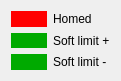
    <widget class="QWidget" name="layoutWidget_4">
     <property name="geometry">
      <rect>
       <x>40</x>
       <y>20</y>
       <width>121</width>
       <height>81</height>
      </rect>
     </property>
     <layout class="QGridLayout" name="gridLayout_12">
      <item row="0" column="1">
       <widget class="QLabel" name="label_adc1_home">
        <property name="styleSheet">
         <string>background-color: rgb(255, 0, 0);</string>
        </property>
        <property name="text">
         <string/>
        </property>
       </widget>
      </item>
      <item row="0" column="2">
       <widget class="QLabel" name="label_adc1_home_mark">
        <property name="text">
         <string>Homed</string>
        </property>
       </widget>
      </item>
      <item row="3" column="1">
       <widget class="QLabel" name="label_adc1_soft_limitN">
        <property name="styleSheet">
         <string>background-color: rgb(0, 170, 0);</string>
        </property>
        <property name="text">
         <string/>
        </property>
       </widget>
      </item>
      <item row="1" column="2">
       <widget class="QLabel" name="label_52">
        <property name="text">
         <string>Soft limit +</string>
        </property>
       </widget>
      </item>
      <item row="3" column="2">
       <widget class="QLabel" name="label_54">
        <property name="text">
         <string>Soft limit -</string>
        </property>
       </widget>
      </item>
      <item row="1" column="1">
       <widget class="QLabel" name="label_adc1_soft_limitP">
        <property name="styleSheet">
         <string>background-color: rgb(0, 170, 0);</string>
        </property>
        <property name="text">
         <string/>
        </property>
       </widget>
      </item>
     </layout>
    </widget>
